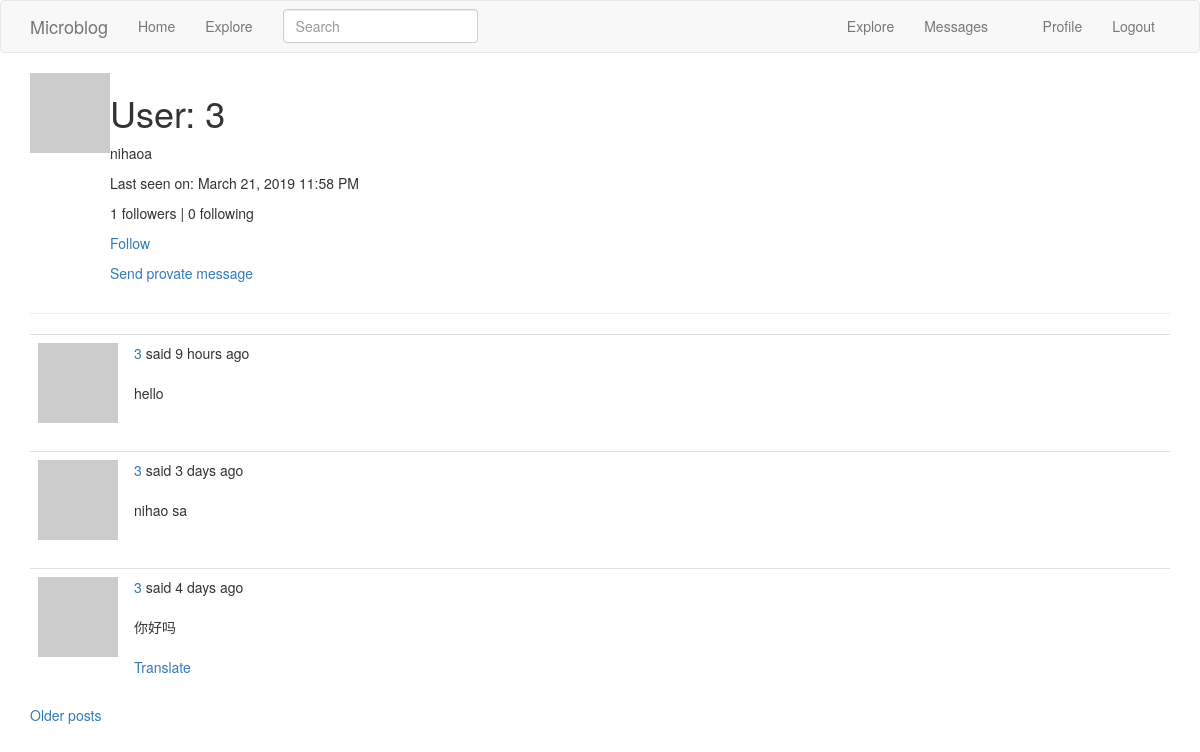
Page /user/3 (signed in) on the earlier database version.
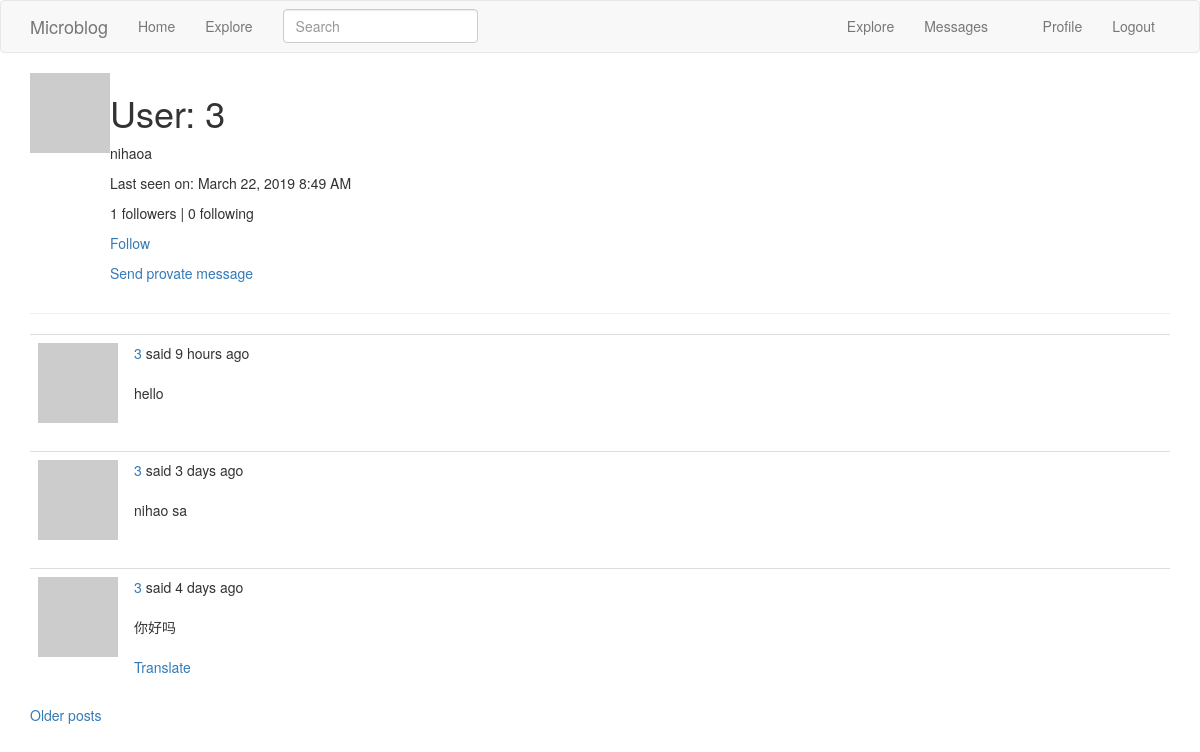
Same page on the later database version.
### app/models.py (models this page shows, shortened)
class PaginatedAPIMixin(object):
    @staticmethod
    def to_collection_dict(query, page, per_page, endpoint, **kwargs):
        resources = query.paginate(page, per_page, False)
        data = {
            'items': [item.to_dict() for item in resources.items],
            '_meta': {
                'page': page,
                'per_page': per_page,
                'total_pages': resources.pages,
                'total_items': resources.total
            },
            '_links': {
                'self': url_for(endpoint, page=page, per_page=per_page,
                                **kwargs),
                'next': url_for(endpoint, page=page + 1, per_page=per_page,
                                **kwargs) if resources.has_next else None,
                'prev': url_for(endpoint, page=page - 1, per_page=per_page,
                                **kwargs) if resources.has_prev else None
            }
        }
        return data

class User(PaginatedAPIMixin, UserMixin, db.Model):
    id = db.Column(db.Integer, primary_key=True)
    username = db.Column(db.String(64), index=True, unique=True)
    email = db.Column(db.String(120), index=True, unique=True)
    password_hash = db.Column(db.String(128))
    about_me = db.Column(db.String(140))
    last_seen = db.Column(db.DateTime, default=datetime.utcnow)
    token = db.Column(db.String(32), index=True, unique=True)
    token_expiration = db.Column(db.DateTime)
    posts = db.relationship('Post', backref='author', lazy='dynamic')
    followed = db.relationship(
        'User', secondary=followers,
        primaryjoin=(followers.c.follower_id == id),
        secondaryjoin=(followers.c.followed_id == id),
        backref=db.backref('followers', lazy='dynamic'), lazy='dynamic')
    messages_sent = db.relationship('Message',
                                    foreign_keys='Message.sender_id',
                                    backref='author', lazy='dynamic')
    messages_received = db.relationship('Message',
                                        foreign_keys='Message.recipient_id',
                                        backref='recipient', lazy='dynamic')
    notifications = db.relationship('Notification', backref='user',
                                    lazy='dynamic')
    tasks = db.relationship('Task', backref='user', lazy='dynamic')
    last_message_read_time = db.Column(db.DateTime)
    def avatar(self, size):
        digest = md5(self.email.lower().encode('utf-8')).hexdigest()
        return 'https://www.gravatar.com/avatar/{}?d=identicon&s={}'.format(digest, size)
    def is_following(self, user):
        return self.followed.filter(followers.c.followed_id == user.id).count() > 0
    def new_messages(self):
        last_read_time = self.last_message_read_time or datetime(1900, 1, 1)
        return Message.query.filter_by(recipient=self).filter(Message.timestamp > last_read_time).count()
    def get_tasks_in_progress(self):
        return Task.query.filter_by(user=self, complete=False).all()

### app/main/routes.py (the view)
@bp.route('/user/<username>')
@login_required
def user(username):
    user = User.query.filter_by(username=username).first_or_404()
    page = request.args.get('page', 1, type=int)
    posts = user.posts.order_by(Post.timestamp.desc()).paginate(
        page, current_app.config['POSTS_PER_PAGE'], False)
    next_url = url_for('main.user', username=user.username,
                       page=posts.next_num) if posts.has_next else None
    prev_url = url_for('main.user', username=user.username,
                       page=posts.prev_num) if posts.has_prev else None
    return render_template('user.html', user=user, posts=posts.items,
                           next_url=next_url, prev_url=prev_url)

### app/main/forms.py
class SearchForm(FlaskForm):
    q = StringField('Search', validators=[DataRequired()])
    def __init__(self, *args, **kwargs):
        if 'formdata' not in kwargs:
            kwargs['formdata'] = request.args
        if 'csrf_enabled' not in kwargs:
            kwargs['csrf_enabled'] = False
        super(SearchForm, self).__init__(*args, **kwargs)

### app/main/routes.py (called while the page is built)
@bp.before_app_request
def before_request():
    if current_user.is_authenticated:
        current_user.last_seen = datetime.utcnow()
        db.session.commit()
        g.search_form = SearchForm()
    g.locale = str(get_locale())

### app/models.py (called while the page is built)
@login.user_loader
def load_user(id):
    return User.query.get(int(id))

    @classmethod
    def before_commit(cls, session):
        session._changes = {
            'add': list(session.new),
            'update': list(session.dirty),
            'delete': list(session.deleted)
        }

### app/templates/user.html (shortened to what this page needs)
{% extends "base.html" %}
{% block app_content %}
    <table>
        <tr valign="top">
            <td><img src="{{ user.avatar(128) }}"></td>
            <td>
                <h1>User: {{ user.username }}</h1>
                {% if user.about_me %}
                <p>{{ user.about_me }}</p>
                {% endif %}
                {% if user.last_seen %}
                <p>Last seen on: {{ moment(user.last_seen).format('LLL') }}</p>
                {% endif %}
                <p>{{ user.followers.count() }} followers | {{ user.followed.count() }} following</p>
                {% if user == current_user %}
                <a href="{{ url_for('main.edit_profile') }}">Edit your profile</a>
                {% if not current_user.get_task_in_progress('export_posts') %}
                    <p>
                        <a href="{{ url_for('main.export_posts') }}">
                            {{ 'Export your posts' }}
                        </a>
                    </p>
                {% endif %}
                {% elif not current_user.is_following(user) %}
                <p><a href="{{ url_for('main.follow', username=user.username) }}">Follow</a></p>
                {% else %}
                <p><a href="{{ url_for('main.unfollow', username=user.username) }}">Unfollow</a></p>
                {% endif %}
                {% if user != current_user %}
                <p>
                    <a href="{{ url_for('main.send_message',
                                         recipient=user.username) }}">
                      Send provate message
                    </a>
                </p>
                {% endif %}
            </td>
        </tr>
    </table>
    <hr>
    {% for post in posts %}
		{% include '_post.html' %}
    {% endfor %}
    {% if next_url %}
    <a href="{{ next_url }}">Older posts</a>
    {% endif %}
{% endblock %}

Differences in the rows shown:
changed User "nihaoa": last_seen "March 21, 2019 11:58 PM" → "March 22, 2019 8:49 AM"
